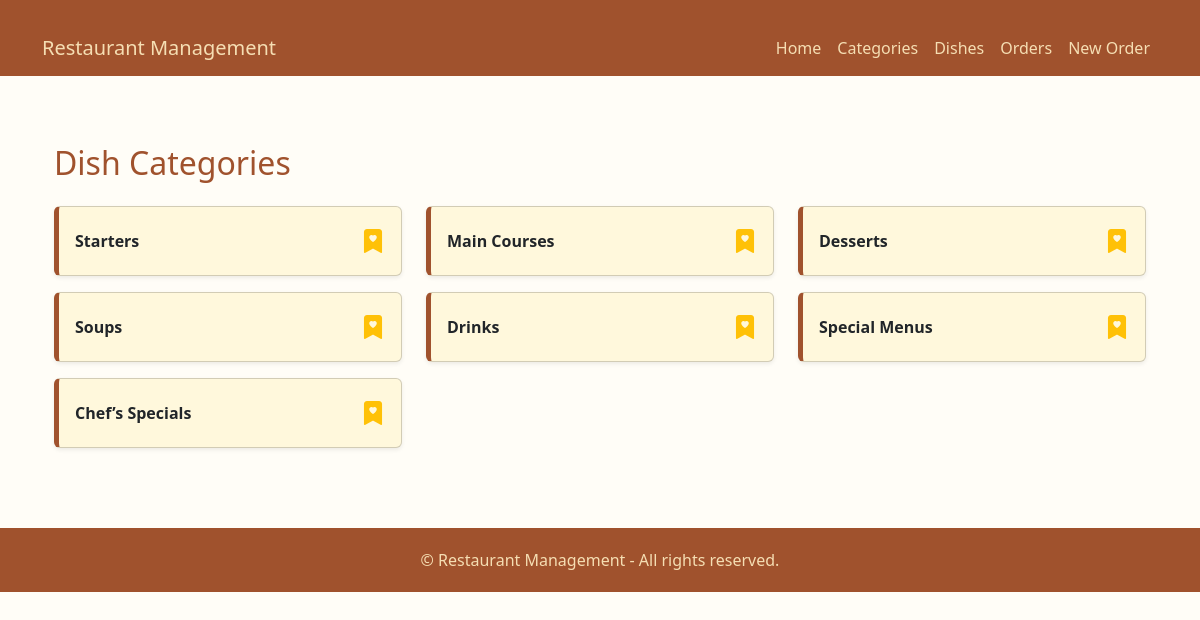
Page /categories/ on the committed database.
### menu/models.py (models this page shows, shortened)
class Category(models.Model):
    name = models.CharField(max_length=100)

### menu/views.py (the view)
# urls.py: path('categories/', views.CategoryListView.as_view(), name='category_list'),
class CategoryListView(ListView):
    model = Category
    template_name = 'menu/category_list.html'
    context_object_name = 'categories'

### menu/templates/menu/category_list.html
{% extends 'menu/base.html' %}
{% block content %}
<div class="container mt-4">
    <h2 class="mb-4" style="color: #A0522D;">Dish Categories</h2>
    <div class="row">
        {% for category in categories %}
        <div class="col-md-4 mb-3">
            <div class="card shadow-sm" style="background-color: #FFF8DC; border-left: 5px solid #A0522D;">
                <div class="card-body d-flex justify-content-between align-items-center">
                    <span class="fw-bold text-dark">{{ category.name }}</span>
                    <i class="bi bi-bookmark-heart-fill text-warning fs-4"></i>
                </div>
            </div>
        </div>
        {% endfor %}
    </div>
</div>
{% endblock %}

### menu/templates/menu/base.html (style rules this page uses)
body { background-color: #FFFDF7; color: #2E2E2E; }
.container { margin-top: 20px; }

### rows in the picture
Category: name "Starters"
Category: name "Main Courses"
Category: name "Desserts"
Category: name "Soups"
Category: name "Drinks"
Category: name "Special Menus"
Category: name "Chef’s Specials"
